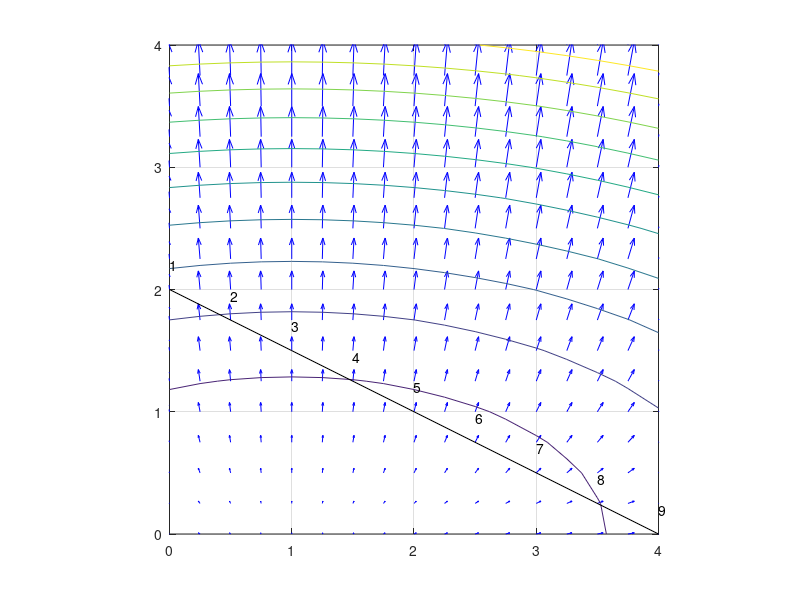
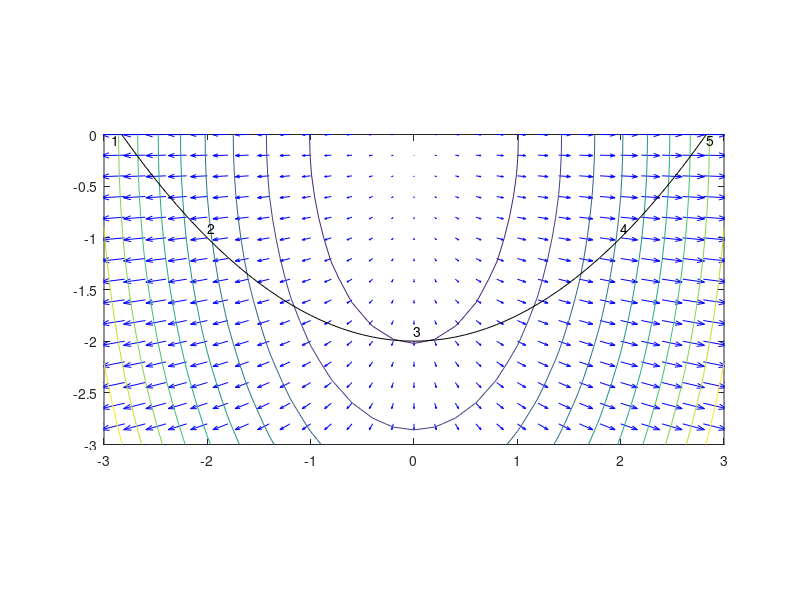

Recreate these plots in MATLAB, in order.
clear all
spacing = 0.25;
[X,Y] = meshgrid(0:spacing:4);
Z = (X-1).^2 + 4.*Y.^2;
[DX,DY] = gradient(Z,spacing);
figure(1)
quiver(X,Y,DX,DY,'b')
hold on
contour(X,Y,Z)
axis equal

x = [0:4];
y = (4-x)/2;
plot(x,y,'k')
hold on

for i=0:0.5:4
    %plot(i,-0.5*i+2,'or')
    text(i,-0.5*i+2.2,num2str((i/0.5)+1))
    hold on
end

grid on
hold off

clear all
spacing = 0.2;
[X,Y] = meshgrid(-3:spacing:3,-3:spacing:0);
Z = 4.*X.^2 + Y.^2;
[DX,DY] = gradient(Z,spacing);
figure(2)
quiver(X,Y,DX,DY,'b')
hold on
contour(X,Y,Z)
axis equal

x = [-2.9:0.1:2.9];
y = 1/4*x.^2 - 2;
plot(x,y,'k')
hold on

text(-(8^0.5)-0.1,-0.05,'1')
text(-2,-0.9,'2')
text(0,-1.9,'3')
text(2,-0.9,'4')
text((8^0.5),-0.05,'5')

hold off
